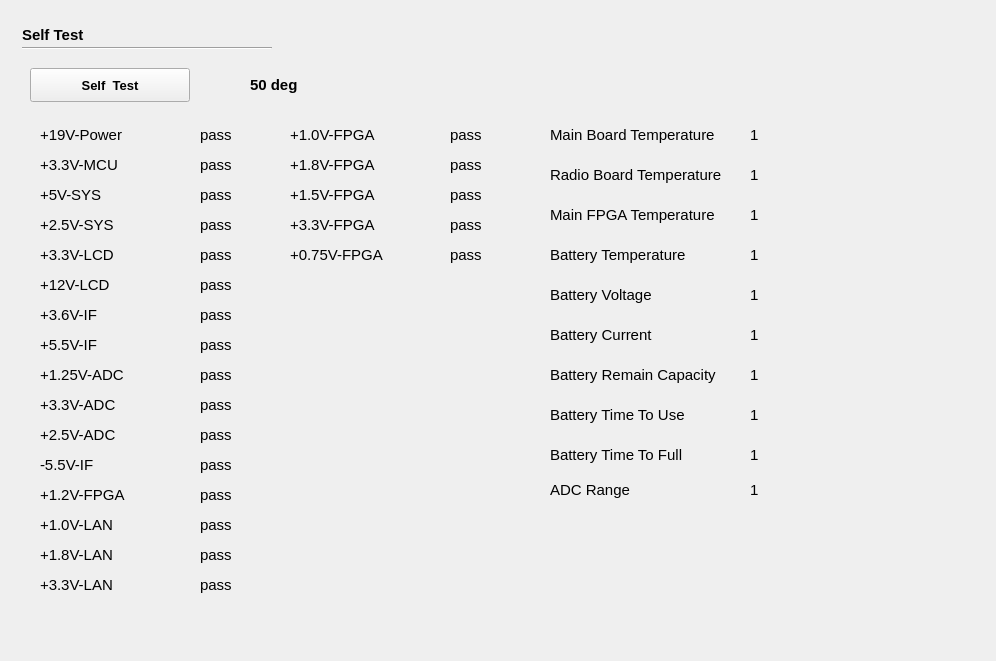
<?xml version="1.0" encoding="UTF-8"?>
<ui version="4.0">
 <class>licemana</class>
 <widget class="QWidget" name="licemana">
  <property name="geometry">
   <rect>
    <x>0</x>
    <y>0</y>
    <width>996</width>
    <height>661</height>
   </rect>
  </property>
  <property name="windowTitle">
   <string>Form</string>
  </property>
  <property name="styleSheet">
   <string notr="true">#licemana[pltdismode=&quot;night&quot;]
{	
background-color: rgba(255, 255, 255,1);
}
#licemana[pltdismode=&quot;indoor&quot;]
{	
background-color:white;
}

</string>
  </property>
  <property name="pltdismode" stdset="0">
   <string>indoor</string>
  </property>
  <widget class="Line" name="line_7">
   <property name="geometry">
    <rect>
     <x>22</x>
     <y>47</y>
     <width>250</width>
     <height>2</height>
    </rect>
   </property>
   <property name="styleSheet">
    <string notr="true">#licemana[pltdismode=&quot;indoor&quot;] #line_7
 {
background-color:rgba(6,62,97,1);	
}
#licemana[pltdismode=&quot;night&quot;] #line_7
 {
background-color:rgba(7,97,116,1);
}</string>
   </property>
   <property name="orientation">
    <enum>Qt::Horizontal</enum>
   </property>
  </widget>
  <widget class="QPushButton" name="pushButton_19">
   <property name="enabled">
    <bool>true</bool>
   </property>
   <property name="geometry">
    <rect>
     <x>30</x>
     <y>68</y>
     <width>160</width>
     <height>34</height>
    </rect>
   </property>
   <property name="font">
    <font>
     <family>Arial</family>
     <pointsize>10</pointsize>
     <weight>75</weight>
     <italic>false</italic>
     <bold>true</bold>
    </font>
   </property>
   <property name="styleSheet">
    <string notr="true">#licemana[pltdismode=&quot;indoor&quot;] QPushButton
{
color: rgb(255, 255, 255);
background-color: rgb(85, 87, 83);
text-align:center;
}
#licemana[pltdismode=&quot;night&quot;] QPushButton
{
color: rgb(250,218,166);
text-align:center;
border-image: url(:/bit/image/click_night.png);
}</string>
   </property>
   <property name="text">
    <string>Self  Test</string>
   </property>
  </widget>
  <widget class="QLabel" name="label_7">
   <property name="geometry">
    <rect>
     <x>22</x>
     <y>26</y>
     <width>91</width>
     <height>17</height>
    </rect>
   </property>
   <property name="font">
    <font>
     <family>Arial</family>
     <pointsize>11</pointsize>
     <weight>75</weight>
     <italic>false</italic>
     <bold>true</bold>
    </font>
   </property>
   <property name="styleSheet">
    <string notr="true">#licemana[pltdismode=&quot;indoor&quot;] QLabel 
 {
color:rgba(6,62,97,1);
	background-color: white;
}
#licemana[pltdismode=&quot;night&quot;] QLabel 
 {
color:rgba(7,97,116,1);
	background-color: black;
}</string>
   </property>
   <property name="text">
    <string>Self Test</string>
   </property>
  </widget>
  <widget class="QLabel" name="label_22">
   <property name="geometry">
    <rect>
     <x>40</x>
     <y>120</y>
     <width>141</width>
     <height>30</height>
    </rect>
   </property>
   <property name="font">
    <font>
     <family>Arial</family>
     <pointsize>-1</pointsize>
    </font>
   </property>
   <property name="styleSheet">
    <string notr="true">#licemana[pltdismode=&quot;indoor&quot;] QLabel
 {
color:rgba(0,0,0,1);	
}
#licemana[pltdismode=&quot;night&quot;] QLabel
 {
color:rgba(250, 218, 166,1);	
}
QLabel
{
font-size:15px;
font-family:&quot;Arial&quot;;
}</string>
   </property>
   <property name="text">
    <string>+19V-Power</string>
   </property>
  </widget>
  <widget class="QLabel" name="label_25">
   <property name="geometry">
    <rect>
     <x>40</x>
     <y>150</y>
     <width>141</width>
     <height>30</height>
    </rect>
   </property>
   <property name="font">
    <font>
     <family>Arial</family>
     <pointsize>-1</pointsize>
    </font>
   </property>
   <property name="styleSheet">
    <string notr="true">#licemana[pltdismode=&quot;indoor&quot;] QLabel
 {
color:rgba(0,0,0,1);	
}
#licemana[pltdismode=&quot;night&quot;] QLabel
 {
color:rgba(250, 218, 166,1);	
}
QLabel
{
font-size:15px;
font-family:&quot;Arial&quot;;
}</string>
   </property>
   <property name="text">
    <string>+3.3V-MCU</string>
   </property>
  </widget>
  <widget class="QLabel" name="label_23">
   <property name="geometry">
    <rect>
     <x>200</x>
     <y>120</y>
     <width>81</width>
     <height>30</height>
    </rect>
   </property>
   <property name="font">
    <font>
     <family>Arial</family>
     <pointsize>-1</pointsize>
    </font>
   </property>
   <property name="styleSheet">
    <string notr="true">#licemana[pltdismode=&quot;indoor&quot;] QLabel
 {
/*color:rgba(0,0,0,1);	*/
color:green;
}
#licemana[pltdismode=&quot;night&quot;] QLabel
 {
color:rgba(250, 218, 166,1);	
}
QLabel
{
font-size:15px;
font-family:&quot;Arial&quot;;
}</string>
   </property>
   <property name="text">
    <string>pass</string>
   </property>
  </widget>
  <widget class="QLabel" name="label_24">
   <property name="geometry">
    <rect>
     <x>200</x>
     <y>150</y>
     <width>81</width>
     <height>30</height>
    </rect>
   </property>
   <property name="font">
    <font>
     <family>Arial</family>
     <pointsize>-1</pointsize>
    </font>
   </property>
   <property name="styleSheet">
    <string notr="true">#licemana[pltdismode=&quot;indoor&quot;] QLabel
 {
color:green;
}
#licemana[pltdismode=&quot;night&quot;] QLabel
 {
color:rgba(250, 218, 166,1);	
}
QLabel
{
font-size:15px;
font-family:&quot;Arial&quot;;
}</string>
   </property>
   <property name="text">
    <string>pass</string>
   </property>
  </widget>
  <widget class="QLabel" name="label_26">
   <property name="geometry">
    <rect>
     <x>200</x>
     <y>180</y>
     <width>81</width>
     <height>30</height>
    </rect>
   </property>
   <property name="font">
    <font>
     <family>Arial</family>
     <pointsize>-1</pointsize>
    </font>
   </property>
   <property name="styleSheet">
    <string notr="true">#licemana[pltdismode=&quot;indoor&quot;] QLabel
 {
color:green;
}
#licemana[pltdismode=&quot;night&quot;] QLabel
 {
color:rgba(250, 218, 166,1);	
}
QLabel
{
font-size:15px;
font-family:&quot;Arial&quot;;
}</string>
   </property>
   <property name="text">
    <string>pass</string>
   </property>
  </widget>
  <widget class="QLabel" name="label_27">
   <property name="geometry">
    <rect>
     <x>40</x>
     <y>180</y>
     <width>141</width>
     <height>30</height>
    </rect>
   </property>
   <property name="font">
    <font>
     <family>Arial</family>
     <pointsize>-1</pointsize>
    </font>
   </property>
   <property name="styleSheet">
    <string notr="true">#licemana[pltdismode=&quot;indoor&quot;] QLabel
 {
color:rgba(0,0,0,1);	
}
#licemana[pltdismode=&quot;night&quot;] QLabel
 {
color:rgba(250, 218, 166,1);	
}
QLabel
{
font-size:15px;
font-family:&quot;Arial&quot;;
}</string>
   </property>
   <property name="text">
    <string>+5V-SYS</string>
   </property>
  </widget>
  <widget class="QLabel" name="label_28">
   <property name="geometry">
    <rect>
     <x>200</x>
     <y>210</y>
     <width>81</width>
     <height>30</height>
    </rect>
   </property>
   <property name="font">
    <font>
     <family>Arial</family>
     <pointsize>-1</pointsize>
    </font>
   </property>
   <property name="styleSheet">
    <string notr="true">#licemana[pltdismode=&quot;indoor&quot;] QLabel
 {
color:green;
}
#licemana[pltdismode=&quot;night&quot;] QLabel
 {
color:rgba(250, 218, 166,1);	
}
QLabel
{
font-size:15px;
font-family:&quot;Arial&quot;;
}</string>
   </property>
   <property name="text">
    <string>pass</string>
   </property>
  </widget>
  <widget class="QLabel" name="label_29">
   <property name="geometry">
    <rect>
     <x>40</x>
     <y>210</y>
     <width>141</width>
     <height>30</height>
    </rect>
   </property>
   <property name="font">
    <font>
     <family>Arial</family>
     <pointsize>-1</pointsize>
    </font>
   </property>
   <property name="styleSheet">
    <string notr="true">#licemana[pltdismode=&quot;indoor&quot;] QLabel
 {
color:rgba(0,0,0,1);	
}
#licemana[pltdismode=&quot;night&quot;] QLabel
 {
color:rgba(250, 218, 166,1);	
}
QLabel
{
font-size:15px;
font-family:&quot;Arial&quot;;
}</string>
   </property>
   <property name="text">
    <string>+2.5V-SYS</string>
   </property>
  </widget>
  <widget class="QLabel" name="label_30">
   <property name="geometry">
    <rect>
     <x>550</x>
     <y>240</y>
     <width>181</width>
     <height>30</height>
    </rect>
   </property>
   <property name="font">
    <font>
     <family>Arial</family>
     <pointsize>-1</pointsize>
    </font>
   </property>
   <property name="styleSheet">
    <string notr="true">#licemana[pltdismode=&quot;indoor&quot;] QLabel
 {
color:rgba(0,0,0,1);	
}
#licemana[pltdismode=&quot;night&quot;] QLabel
 {
color:rgba(250, 218, 166,1);	
}
QLabel
{
font-size:15px;
font-family:&quot;Arial&quot;;
}</string>
   </property>
   <property name="text">
    <string>Battery Temperature</string>
   </property>
  </widget>
  <widget class="QLabel" name="label_31">
   <property name="geometry">
    <rect>
     <x>750</x>
     <y>240</y>
     <width>151</width>
     <height>30</height>
    </rect>
   </property>
   <property name="font">
    <font>
     <family>Arial</family>
     <pointsize>-1</pointsize>
    </font>
   </property>
   <property name="styleSheet">
    <string notr="true">#licemana[pltdismode=&quot;indoor&quot;] QLabel
 {
color:rgba(0,0,0,1);	
}
#licemana[pltdismode=&quot;night&quot;] QLabel
 {
color:rgba(250, 218, 166,1);	
}
QLabel
{
font-size:15px;
font-family:&quot;Arial&quot;;
}</string>
   </property>
   <property name="text">
    <string>1</string>
   </property>
  </widget>
  <widget class="QLabel" name="label_32">
   <property name="geometry">
    <rect>
     <x>550</x>
     <y>200</y>
     <width>191</width>
     <height>30</height>
    </rect>
   </property>
   <property name="font">
    <font>
     <family>Arial</family>
     <pointsize>-1</pointsize>
    </font>
   </property>
   <property name="styleSheet">
    <string notr="true">#licemana[pltdismode=&quot;indoor&quot;] QLabel
 {
color:rgba(0,0,0,1);	
}
#licemana[pltdismode=&quot;night&quot;] QLabel
 {
color:rgba(250, 218, 166,1);	
}
QLabel
{
font-size:15px;
font-family:&quot;Arial&quot;;
}</string>
   </property>
   <property name="text">
    <string>Main FPGA Temperature</string>
   </property>
  </widget>
  <widget class="QLabel" name="label_33">
   <property name="geometry">
    <rect>
     <x>750</x>
     <y>200</y>
     <width>131</width>
     <height>30</height>
    </rect>
   </property>
   <property name="font">
    <font>
     <family>Arial</family>
     <pointsize>-1</pointsize>
    </font>
   </property>
   <property name="styleSheet">
    <string notr="true">#licemana[pltdismode=&quot;indoor&quot;] QLabel
 {
color:rgba(0,0,0,1);	
}
#licemana[pltdismode=&quot;night&quot;] QLabel
 {
color:rgba(250, 218, 166,1);	
}
QLabel
{
font-size:15px;
font-family:&quot;Arial&quot;;
}</string>
   </property>
   <property name="text">
    <string>1</string>
   </property>
  </widget>
  <widget class="QLabel" name="label_34">
   <property name="geometry">
    <rect>
     <x>550</x>
     <y>160</y>
     <width>201</width>
     <height>30</height>
    </rect>
   </property>
   <property name="font">
    <font>
     <family>Arial</family>
     <pointsize>-1</pointsize>
    </font>
   </property>
   <property name="styleSheet">
    <string notr="true">#licemana[pltdismode=&quot;indoor&quot;] QLabel
 {
color:rgba(0,0,0,1);	
}
#licemana[pltdismode=&quot;night&quot;] QLabel
 {
color:rgba(250, 218, 166,1);	
}
QLabel
{
font-size:15px;
font-family:&quot;Arial&quot;;
}</string>
   </property>
   <property name="text">
    <string>Radio Board Temperature</string>
   </property>
  </widget>
  <widget class="QLabel" name="label_35">
   <property name="geometry">
    <rect>
     <x>750</x>
     <y>160</y>
     <width>131</width>
     <height>30</height>
    </rect>
   </property>
   <property name="font">
    <font>
     <family>Arial</family>
     <pointsize>-1</pointsize>
    </font>
   </property>
   <property name="styleSheet">
    <string notr="true">#licemana[pltdismode=&quot;indoor&quot;] QLabel
 {
color:rgba(0,0,0,1);	
}
#licemana[pltdismode=&quot;night&quot;] QLabel
 {
color:rgba(250, 218, 166,1);	
}
QLabel
{
font-size:15px;
font-family:&quot;Arial&quot;;
}</string>
   </property>
   <property name="text">
    <string>1</string>
   </property>
  </widget>
  <widget class="QLabel" name="label_36">
   <property name="geometry">
    <rect>
     <x>550</x>
     <y>120</y>
     <width>191</width>
     <height>30</height>
    </rect>
   </property>
   <property name="font">
    <font>
     <family>Arial</family>
     <pointsize>-1</pointsize>
    </font>
   </property>
   <property name="styleSheet">
    <string notr="true">#licemana[pltdismode=&quot;indoor&quot;] QLabel
 {
color:rgba(0,0,0,1);	
}
#licemana[pltdismode=&quot;night&quot;] QLabel
 {
color:rgba(250, 218, 166,1);	
}
QLabel
{
font-size:15px;
font-family:&quot;Arial&quot;;
}</string>
   </property>
   <property name="text">
    <string>Main Board Temperature</string>
   </property>
  </widget>
  <widget class="QLabel" name="label_37">
   <property name="geometry">
    <rect>
     <x>750</x>
     <y>120</y>
     <width>131</width>
     <height>30</height>
    </rect>
   </property>
   <property name="font">
    <font>
     <family>Arial</family>
     <pointsize>-1</pointsize>
    </font>
   </property>
   <property name="styleSheet">
    <string notr="true">#licemana[pltdismode=&quot;indoor&quot;] QLabel
 {
color:rgba(0,0,0,1);	
}
#licemana[pltdismode=&quot;night&quot;] QLabel
 {
color:rgba(250, 218, 166,1);	
}
QLabel
{
font-size:15px;
font-family:&quot;Arial&quot;;
}</string>
   </property>
   <property name="text">
    <string>1</string>
   </property>
  </widget>
  <widget class="QLabel" name="label_38">
   <property name="geometry">
    <rect>
     <x>750</x>
     <y>280</y>
     <width>151</width>
     <height>30</height>
    </rect>
   </property>
   <property name="font">
    <font>
     <family>Arial</family>
     <pointsize>-1</pointsize>
    </font>
   </property>
   <property name="styleSheet">
    <string notr="true">#licemana[pltdismode=&quot;indoor&quot;] QLabel
 {
color:rgba(0,0,0,1);	
}
#licemana[pltdismode=&quot;night&quot;] QLabel
 {
color:rgba(250, 218, 166,1);	
}
QLabel
{
font-size:15px;
font-family:&quot;Arial&quot;;
}</string>
   </property>
   <property name="text">
    <string>1</string>
   </property>
  </widget>
  <widget class="QLabel" name="label_39">
   <property name="geometry">
    <rect>
     <x>550</x>
     <y>280</y>
     <width>191</width>
     <height>30</height>
    </rect>
   </property>
   <property name="font">
    <font>
     <family>Arial</family>
     <pointsize>-1</pointsize>
    </font>
   </property>
   <property name="styleSheet">
    <string notr="true">#licemana[pltdismode=&quot;indoor&quot;] QLabel
 {
color:rgba(0,0,0,1);	
}
#licemana[pltdismode=&quot;night&quot;] QLabel
 {
color:rgba(250, 218, 166,1);	
}
QLabel
{
font-size:15px;
font-family:&quot;Arial&quot;;
}</string>
   </property>
   <property name="text">
    <string>Battery Voltage</string>
   </property>
  </widget>
  <widget class="QLabel" name="label_40">
   <property name="geometry">
    <rect>
     <x>550</x>
     <y>320</y>
     <width>191</width>
     <height>30</height>
    </rect>
   </property>
   <property name="font">
    <font>
     <family>Arial</family>
     <pointsize>-1</pointsize>
    </font>
   </property>
   <property name="styleSheet">
    <string notr="true">#licemana[pltdismode=&quot;indoor&quot;] QLabel
 {
color:rgba(0,0,0,1);	
}
#licemana[pltdismode=&quot;night&quot;] QLabel
 {
color:rgba(250, 218, 166,1);	
}
QLabel
{
font-size:15px;
font-family:&quot;Arial&quot;;
}</string>
   </property>
   <property name="text">
    <string>Battery Current</string>
   </property>
  </widget>
  <widget class="QLabel" name="label_41">
   <property name="geometry">
    <rect>
     <x>750</x>
     <y>320</y>
     <width>131</width>
     <height>30</height>
    </rect>
   </property>
   <property name="font">
    <font>
     <family>Arial</family>
     <pointsize>-1</pointsize>
    </font>
   </property>
   <property name="styleSheet">
    <string notr="true">#licemana[pltdismode=&quot;indoor&quot;] QLabel
 {
color:rgba(0,0,0,1);	
}
#licemana[pltdismode=&quot;night&quot;] QLabel
 {
color:rgba(250, 218, 166,1);	
}
QLabel
{
font-size:15px;
font-family:&quot;Arial&quot;;
}</string>
   </property>
   <property name="text">
    <string>1</string>
   </property>
  </widget>
  <widget class="QLabel" name="label_42">
   <property name="geometry">
    <rect>
     <x>550</x>
     <y>360</y>
     <width>191</width>
     <height>30</height>
    </rect>
   </property>
   <property name="font">
    <font>
     <family>Arial</family>
     <pointsize>-1</pointsize>
    </font>
   </property>
   <property name="styleSheet">
    <string notr="true">#licemana[pltdismode=&quot;indoor&quot;] QLabel
 {
color:rgba(0,0,0,1);	
}
#licemana[pltdismode=&quot;night&quot;] QLabel
 {
color:rgba(250, 218, 166,1);	
}
QLabel
{
font-size:15px;
font-family:&quot;Arial&quot;;
}</string>
   </property>
   <property name="text">
    <string>Battery Remain Capacity</string>
   </property>
  </widget>
  <widget class="QLabel" name="label_43">
   <property name="geometry">
    <rect>
     <x>750</x>
     <y>360</y>
     <width>121</width>
     <height>30</height>
    </rect>
   </property>
   <property name="font">
    <font>
     <family>Arial</family>
     <pointsize>-1</pointsize>
    </font>
   </property>
   <property name="styleSheet">
    <string notr="true">#licemana[pltdismode=&quot;indoor&quot;] QLabel
 {
color:rgba(0,0,0,1);	
}
#licemana[pltdismode=&quot;night&quot;] QLabel
 {
color:rgba(250, 218, 166,1);	
}
QLabel
{
font-size:15px;
font-family:&quot;Arial&quot;;
}</string>
   </property>
   <property name="text">
    <string>1</string>
   </property>
  </widget>
  <widget class="QLabel" name="label_44">
   <property name="geometry">
    <rect>
     <x>550</x>
     <y>400</y>
     <width>191</width>
     <height>30</height>
    </rect>
   </property>
   <property name="font">
    <font>
     <family>Arial</family>
     <pointsize>-1</pointsize>
    </font>
   </property>
   <property name="styleSheet">
    <string notr="true">#licemana[pltdismode=&quot;indoor&quot;] QLabel
 {
color:rgba(0,0,0,1);	
}
#licemana[pltdismode=&quot;night&quot;] QLabel
 {
color:rgba(250, 218, 166,1);	
}
QLabel
{
font-size:15px;
font-family:&quot;Arial&quot;;
}</string>
   </property>
   <property name="text">
    <string>Battery Time To Use</string>
   </property>
  </widget>
  <widget class="QLabel" name="label_45">
   <property name="geometry">
    <rect>
     <x>750</x>
     <y>400</y>
     <width>151</width>
     <height>30</height>
    </rect>
   </property>
   <property name="font">
    <font>
     <family>Arial</family>
     <pointsize>-1</pointsize>
    </font>
   </property>
   <property name="styleSheet">
    <string notr="true">#licemana[pltdismode=&quot;indoor&quot;] QLabel
 {
color:rgba(0,0,0,1);	
}
#licemana[pltdismode=&quot;night&quot;] QLabel
 {
color:rgba(250, 218, 166,1);	
}
QLabel
{
font-size:15px;
font-family:&quot;Arial&quot;;
}</string>
   </property>
   <property name="text">
    <string>1</string>
   </property>
  </widget>
  <widget class="QLabel" name="label_46">
   <property name="geometry">
    <rect>
     <x>550</x>
     <y>440</y>
     <width>191</width>
     <height>30</height>
    </rect>
   </property>
   <property name="font">
    <font>
     <family>Arial</family>
     <pointsize>-1</pointsize>
    </font>
   </property>
   <property name="styleSheet">
    <string notr="true">#licemana[pltdismode=&quot;indoor&quot;] QLabel
 {
color:rgba(0,0,0,1);	
}
#licemana[pltdismode=&quot;night&quot;] QLabel
 {
color:rgba(250, 218, 166,1);	
}
QLabel
{
font-size:15px;
font-family:&quot;Arial&quot;;
}</string>
   </property>
   <property name="text">
    <string>Battery Time To Full</string>
   </property>
  </widget>
  <widget class="QLabel" name="label_47">
   <property name="geometry">
    <rect>
     <x>750</x>
     <y>440</y>
     <width>151</width>
     <height>30</height>
    </rect>
   </property>
   <property name="font">
    <font>
     <family>Arial</family>
     <pointsize>-1</pointsize>
    </font>
   </property>
   <property name="styleSheet">
    <string notr="true">#licemana[pltdismode=&quot;indoor&quot;] QLabel
 {
color:rgba(0,0,0,1);	
}
#licemana[pltdismode=&quot;night&quot;] QLabel
 {
color:rgba(250, 218, 166,1);	
}
QLabel
{
font-size:15px;
font-family:&quot;Arial&quot;;
}</string>
   </property>
   <property name="text">
    <string>1</string>
   </property>
  </widget>
  <widget class="QLabel" name="label_48">
   <property name="geometry">
    <rect>
     <x>40</x>
     <y>270</y>
     <width>141</width>
     <height>30</height>
    </rect>
   </property>
   <property name="font">
    <font>
     <family>Arial</family>
     <pointsize>-1</pointsize>
    </font>
   </property>
   <property name="styleSheet">
    <string notr="true">#licemana[pltdismode=&quot;indoor&quot;] QLabel
 {
color:rgba(0,0,0,1);	
}
#licemana[pltdismode=&quot;night&quot;] QLabel
 {
color:rgba(250, 218, 166,1);	
}
QLabel
{
font-size:15px;
font-family:&quot;Arial&quot;;
}</string>
   </property>
   <property name="text">
    <string>+12V-LCD</string>
   </property>
  </widget>
  <widget class="QLabel" name="label_49">
   <property name="geometry">
    <rect>
     <x>200</x>
     <y>240</y>
     <width>81</width>
     <height>30</height>
    </rect>
   </property>
   <property name="font">
    <font>
     <family>Arial</family>
     <pointsize>-1</pointsize>
    </font>
   </property>
   <property name="styleSheet">
    <string notr="true">#licemana[pltdismode=&quot;indoor&quot;] QLabel
 {
color:green;
}
#licemana[pltdismode=&quot;night&quot;] QLabel
 {
color:rgba(250, 218, 166,1);	
}
QLabel
{
font-size:15px;
font-family:&quot;Arial&quot;;
}</string>
   </property>
   <property name="text">
    <string>pass</string>
   </property>
  </widget>
  <widget class="QLabel" name="label_50">
   <property name="geometry">
    <rect>
     <x>40</x>
     <y>300</y>
     <width>141</width>
     <height>30</height>
    </rect>
   </property>
   <property name="font">
    <font>
     <family>Arial</family>
     <pointsize>-1</pointsize>
    </font>
   </property>
   <property name="styleSheet">
    <string notr="true">#licemana[pltdismode=&quot;indoor&quot;] QLabel
 {
color:rgba(0,0,0,1);	
}
#licemana[pltdismode=&quot;night&quot;] QLabel
 {
color:rgba(250, 218, 166,1);	
}
QLabel
{
font-size:15px;
font-family:&quot;Arial&quot;;
}</string>
   </property>
   <property name="text">
    <string>+3.6V-IF</string>
   </property>
  </widget>
  <widget class="QLabel" name="label_51">
   <property name="geometry">
    <rect>
     <x>200</x>
     <y>330</y>
     <width>81</width>
     <height>30</height>
    </rect>
   </property>
   <property name="font">
    <font>
     <family>Arial</family>
     <pointsize>-1</pointsize>
    </font>
   </property>
   <property name="styleSheet">
    <string notr="true">#licemana[pltdismode=&quot;indoor&quot;] QLabel
 {
color:green;
}
#licemana[pltdismode=&quot;night&quot;] QLabel
 {
color:rgba(250, 218, 166,1);	
}
QLabel
{
font-size:15px;
font-family:&quot;Arial&quot;;
}</string>
   </property>
   <property name="text">
    <string>pass</string>
   </property>
  </widget>
  <widget class="QLabel" name="label_52">
   <property name="geometry">
    <rect>
     <x>40</x>
     <y>240</y>
     <width>141</width>
     <height>30</height>
    </rect>
   </property>
   <property name="font">
    <font>
     <family>Arial</family>
     <pointsize>-1</pointsize>
    </font>
   </property>
   <property name="styleSheet">
    <string notr="true">#licemana[pltdismode=&quot;indoor&quot;] QLabel
 {
color:rgba(0,0,0,1);	
}
#licemana[pltdismode=&quot;night&quot;] QLabel
 {
color:rgba(250, 218, 166,1);	
}
QLabel
{
font-size:15px;
font-family:&quot;Arial&quot;;
}</string>
   </property>
   <property name="text">
    <string>+3.3V-LCD</string>
   </property>
  </widget>
  <widget class="QLabel" name="label_53">
   <property name="geometry">
    <rect>
     <x>200</x>
     <y>300</y>
     <width>81</width>
     <height>30</height>
    </rect>
   </property>
   <property name="font">
    <font>
     <family>Arial</family>
     <pointsize>-1</pointsize>
    </font>
   </property>
   <property name="styleSheet">
    <string notr="true">#licemana[pltdismode=&quot;indoor&quot;] QLabel
 {
color:green;
}
#licemana[pltdismode=&quot;night&quot;] QLabel
 {
color:rgba(250, 218, 166,1);	
}
QLabel
{
font-size:15px;
font-family:&quot;Arial&quot;;
}</string>
   </property>
   <property name="text">
    <string>pass</string>
   </property>
  </widget>
  <widget class="QLabel" name="label_54">
   <property name="geometry">
    <rect>
     <x>200</x>
     <y>270</y>
     <width>81</width>
     <height>30</height>
    </rect>
   </property>
   <property name="font">
    <font>
     <family>Arial</family>
     <pointsize>-1</pointsize>
    </font>
   </property>
   <property name="styleSheet">
    <string notr="true">#licemana[pltdismode=&quot;indoor&quot;] QLabel
 {
color:green;
}
#licemana[pltdismode=&quot;night&quot;] QLabel
 {
color:rgba(250, 218, 166,1);	
}
QLabel
{
font-size:15px;
font-family:&quot;Arial&quot;;
}</string>
   </property>
   <property name="text">
    <string>pass</string>
   </property>
  </widget>
  <widget class="QLabel" name="label_55">
   <property name="geometry">
    <rect>
     <x>40</x>
     <y>330</y>
     <width>141</width>
     <height>30</height>
    </rect>
   </property>
   <property name="font">
    <font>
     <family>Arial</family>
     <pointsize>-1</pointsize>
    </font>
   </property>
   <property name="styleSheet">
    <string notr="true">#licemana[pltdismode=&quot;indoor&quot;] QLabel
 {
color:rgba(0,0,0,1);	
}
#licemana[pltdismode=&quot;night&quot;] QLabel
 {
color:rgba(250, 218, 166,1);	
}
QLabel
{
font-size:15px;
font-family:&quot;Arial&quot;;
}</string>
   </property>
   <property name="text">
    <string>+5.5V-IF</string>
   </property>
  </widget>
  <widget class="QLabel" name="label_56">
   <property name="geometry">
    <rect>
     <x>40</x>
     <y>390</y>
     <width>141</width>
     <height>30</height>
    </rect>
   </property>
   <property name="font">
    <font>
     <family>Arial</family>
     <pointsize>-1</pointsize>
    </font>
   </property>
   <property name="styleSheet">
    <string notr="true">#licemana[pltdismode=&quot;indoor&quot;] QLabel
 {
color:rgba(0,0,0,1);	
}
#licemana[pltdismode=&quot;night&quot;] QLabel
 {
color:rgba(250, 218, 166,1);	
}
QLabel
{
font-size:15px;
font-family:&quot;Arial&quot;;
}</string>
   </property>
   <property name="text">
    <string>+3.3V-ADC</string>
   </property>
  </widget>
  <widget class="QLabel" name="label_57">
   <property name="geometry">
    <rect>
     <x>200</x>
     <y>360</y>
     <width>81</width>
     <height>30</height>
    </rect>
   </property>
   <property name="font">
    <font>
     <family>Arial</family>
     <pointsize>-1</pointsize>
    </font>
   </property>
   <property name="styleSheet">
    <string notr="true">#licemana[pltdismode=&quot;indoor&quot;] QLabel
 {
color:green;
}
#licemana[pltdismode=&quot;night&quot;] QLabel
 {
color:rgba(250, 218, 166,1);	
}
QLabel
{
font-size:15px;
font-family:&quot;Arial&quot;;
}</string>
   </property>
   <property name="text">
    <string>pass</string>
   </property>
  </widget>
  <widget class="QLabel" name="label_58">
   <property name="geometry">
    <rect>
     <x>40</x>
     <y>420</y>
     <width>141</width>
     <height>30</height>
    </rect>
   </property>
   <property name="font">
    <font>
     <family>Arial</family>
     <pointsize>-1</pointsize>
    </font>
   </property>
   <property name="styleSheet">
    <string notr="true">#licemana[pltdismode=&quot;indoor&quot;] QLabel
 {
color:rgba(0,0,0,1);	
}
#licemana[pltdismode=&quot;night&quot;] QLabel
 {
color:rgba(250, 218, 166,1);	
}
QLabel
{
font-size:15px;
font-family:&quot;Arial&quot;;
}</string>
   </property>
   <property name="text">
    <string>+2.5V-ADC</string>
   </property>
  </widget>
  <widget class="QLabel" name="label_61">
   <property name="geometry">
    <rect>
     <x>290</x>
     <y>150</y>
     <width>141</width>
     <height>30</height>
    </rect>
   </property>
   <property name="font">
    <font>
     <family>Arial</family>
     <pointsize>-1</pointsize>
    </font>
   </property>
   <property name="styleSheet">
    <string notr="true">#licemana[pltdismode=&quot;indoor&quot;] QLabel
 {
color:rgba(0,0,0,1);	
}
#licemana[pltdismode=&quot;night&quot;] QLabel
 {
color:rgba(250, 218, 166,1);	
}
QLabel
{
font-size:15px;
font-family:&quot;Arial&quot;;
}</string>
   </property>
   <property name="text">
    <string>+1.8V-FPGA</string>
   </property>
  </widget>
  <widget class="QLabel" name="label_62">
   <property name="geometry">
    <rect>
     <x>200</x>
     <y>450</y>
     <width>81</width>
     <height>30</height>
    </rect>
   </property>
   <property name="font">
    <font>
     <family>Arial</family>
     <pointsize>-1</pointsize>
    </font>
   </property>
   <property name="styleSheet">
    <string notr="true">#licemana[pltdismode=&quot;indoor&quot;] QLabel
 {
color:green;
}
#licemana[pltdismode=&quot;night&quot;] QLabel
 {
color:rgba(250, 218, 166,1);	
}
QLabel
{
font-size:15px;
font-family:&quot;Arial&quot;;
}</string>
   </property>
   <property name="text">
    <string>pass</string>
   </property>
  </widget>
  <widget class="QLabel" name="label_63">
   <property name="geometry">
    <rect>
     <x>450</x>
     <y>120</y>
     <width>81</width>
     <height>30</height>
    </rect>
   </property>
   <property name="font">
    <font>
     <family>Arial</family>
     <pointsize>-1</pointsize>
    </font>
   </property>
   <property name="styleSheet">
    <string notr="true">#licemana[pltdismode=&quot;indoor&quot;] QLabel
 {
color:green;
}
#licemana[pltdismode=&quot;night&quot;] QLabel
 {
color:rgba(250, 218, 166,1);	
}
QLabel
{
font-size:15px;
font-family:&quot;Arial&quot;;
}</string>
   </property>
   <property name="text">
    <string>pass</string>
   </property>
  </widget>
  <widget class="QLabel" name="label_64">
   <property name="geometry">
    <rect>
     <x>40</x>
     <y>360</y>
     <width>141</width>
     <height>30</height>
    </rect>
   </property>
   <property name="font">
    <font>
     <family>Arial</family>
     <pointsize>-1</pointsize>
    </font>
   </property>
   <property name="styleSheet">
    <string notr="true">#licemana[pltdismode=&quot;indoor&quot;] QLabel
 {
color:rgba(0,0,0,1);	
}
#licemana[pltdismode=&quot;night&quot;] QLabel
 {
color:rgba(250, 218, 166,1);	
}
QLabel
{
font-size:15px;
font-family:&quot;Arial&quot;;
}</string>
   </property>
   <property name="text">
    <string>+1.25V-ADC</string>
   </property>
  </widget>
  <widget class="QLabel" name="label_66">
   <property name="geometry">
    <rect>
     <x>200</x>
     <y>420</y>
     <width>81</width>
     <height>30</height>
    </rect>
   </property>
   <property name="font">
    <font>
     <family>Arial</family>
     <pointsize>-1</pointsize>
    </font>
   </property>
   <property name="styleSheet">
    <string notr="true">#licemana[pltdismode=&quot;indoor&quot;] QLabel
 {
color:green;
}
#licemana[pltdismode=&quot;night&quot;] QLabel
 {
color:rgba(250, 218, 166,1);	
}
QLabel
{
font-size:15px;
font-family:&quot;Arial&quot;;
}</string>
   </property>
   <property name="text">
    <string>pass</string>
   </property>
  </widget>
  <widget class="QLabel" name="label_68">
   <property name="geometry">
    <rect>
     <x>290</x>
     <y>120</y>
     <width>141</width>
     <height>30</height>
    </rect>
   </property>
   <property name="font">
    <font>
     <family>Arial</family>
     <pointsize>-1</pointsize>
    </font>
   </property>
   <property name="styleSheet">
    <string notr="true">#licemana[pltdismode=&quot;indoor&quot;] QLabel
 {
color:rgba(0,0,0,1);	
}
#licemana[pltdismode=&quot;night&quot;] QLabel
 {
color:rgba(250, 218, 166,1);	
}
QLabel
{
font-size:15px;
font-family:&quot;Arial&quot;;
}</string>
   </property>
   <property name="text">
    <string>+1.0V-FPGA</string>
   </property>
  </widget>
  <widget class="QLabel" name="label_69">
   <property name="geometry">
    <rect>
     <x>450</x>
     <y>150</y>
     <width>81</width>
     <height>30</height>
    </rect>
   </property>
   <property name="font">
    <font>
     <family>Arial</family>
     <pointsize>-1</pointsize>
    </font>
   </property>
   <property name="styleSheet">
    <string notr="true">#licemana[pltdismode=&quot;indoor&quot;] QLabel
 {
color:green;
}
#licemana[pltdismode=&quot;night&quot;] QLabel
 {
color:rgba(250, 218, 166,1);	
}
QLabel
{
font-size:15px;
font-family:&quot;Arial&quot;;
}</string>
   </property>
   <property name="text">
    <string>pass</string>
   </property>
  </widget>
  <widget class="QLabel" name="label_70">
   <property name="geometry">
    <rect>
     <x>200</x>
     <y>390</y>
     <width>81</width>
     <height>30</height>
    </rect>
   </property>
   <property name="font">
    <font>
     <family>Arial</family>
     <pointsize>-1</pointsize>
    </font>
   </property>
   <property name="styleSheet">
    <string notr="true">#licemana[pltdismode=&quot;indoor&quot;] QLabel
 {
color:green;	
}
#licemana[pltdismode=&quot;night&quot;] QLabel
 {
color:rgba(250, 218, 166,1);	
}
QLabel
{
font-size:15px;
font-family:&quot;Arial&quot;;
}</string>
   </property>
   <property name="text">
    <string>pass</string>
   </property>
  </widget>
  <widget class="QLabel" name="label_71">
   <property name="geometry">
    <rect>
     <x>40</x>
     <y>450</y>
     <width>141</width>
     <height>30</height>
    </rect>
   </property>
   <property name="font">
    <font>
     <family>Arial</family>
     <pointsize>-1</pointsize>
    </font>
   </property>
   <property name="styleSheet">
    <string notr="true">#licemana[pltdismode=&quot;indoor&quot;] QLabel
 {
color:rgba(0,0,0,1);	
}
#licemana[pltdismode=&quot;night&quot;] QLabel
 {
color:rgba(250, 218, 166,1);	
}
QLabel
{
font-size:15px;
font-family:&quot;Arial&quot;;
}</string>
   </property>
   <property name="text">
    <string>-5.5V-IF</string>
   </property>
  </widget>
  <widget class="QLabel" name="label_59">
   <property name="geometry">
    <rect>
     <x>200</x>
     <y>570</y>
     <width>81</width>
     <height>30</height>
    </rect>
   </property>
   <property name="font">
    <font>
     <family>Arial</family>
     <pointsize>-1</pointsize>
    </font>
   </property>
   <property name="styleSheet">
    <string notr="true">#licemana[pltdismode=&quot;indoor&quot;] QLabel
 {
color:green;
}
#licemana[pltdismode=&quot;night&quot;] QLabel
 {
color:rgba(250, 218, 166,1);	
}
QLabel
{
font-size:15px;
font-family:&quot;Arial&quot;;
}</string>
   </property>
   <property name="text">
    <string>pass</string>
   </property>
  </widget>
  <widget class="QLabel" name="label_60">
   <property name="geometry">
    <rect>
     <x>450</x>
     <y>240</y>
     <width>81</width>
     <height>30</height>
    </rect>
   </property>
   <property name="font">
    <font>
     <family>Arial</family>
     <pointsize>-1</pointsize>
    </font>
   </property>
   <property name="styleSheet">
    <string notr="true">#licemana[pltdismode=&quot;indoor&quot;] QLabel
 {
color:green;
}
#licemana[pltdismode=&quot;night&quot;] QLabel
 {
color:rgba(250, 218, 166,1);	
}
QLabel
{
font-size:15px;
font-family:&quot;Arial&quot;;
}</string>
   </property>
   <property name="text">
    <string>pass</string>
   </property>
  </widget>
  <widget class="QLabel" name="label_67">
   <property name="geometry">
    <rect>
     <x>40</x>
     <y>570</y>
     <width>141</width>
     <height>30</height>
    </rect>
   </property>
   <property name="font">
    <font>
     <family>Arial</family>
     <pointsize>-1</pointsize>
    </font>
   </property>
   <property name="styleSheet">
    <string notr="true">#licemana[pltdismode=&quot;indoor&quot;] QLabel
 {
color:rgba(0,0,0,1);	
}
#licemana[pltdismode=&quot;night&quot;] QLabel
 {
color:rgba(250, 218, 166,1);	
}
QLabel
{
font-size:15px;
font-family:&quot;Arial&quot;;
}</string>
   </property>
   <property name="text">
    <string>+3.3V-LAN</string>
   </property>
  </widget>
  <widget class="QLabel" name="label_73">
   <property name="geometry">
    <rect>
     <x>290</x>
     <y>210</y>
     <width>141</width>
     <height>30</height>
    </rect>
   </property>
   <property name="font">
    <font>
     <family>Arial</family>
     <pointsize>-1</pointsize>
    </font>
   </property>
   <property name="styleSheet">
    <string notr="true">#licemana[pltdismode=&quot;indoor&quot;] QLabel
 {
color:rgba(0,0,0,1);	
}
#licemana[pltdismode=&quot;night&quot;] QLabel
 {
color:rgba(250, 218, 166,1);	
}
QLabel
{
font-size:15px;
font-family:&quot;Arial&quot;;
}</string>
   </property>
   <property name="text">
    <string>+3.3V-FPGA</string>
   </property>
  </widget>
  <widget class="QLabel" name="label_74">
   <property name="geometry">
    <rect>
     <x>290</x>
     <y>180</y>
     <width>141</width>
     <height>30</height>
    </rect>
   </property>
   <property name="font">
    <font>
     <family>Arial</family>
     <pointsize>-1</pointsize>
    </font>
   </property>
   <property name="styleSheet">
    <string notr="true">#licemana[pltdismode=&quot;indoor&quot;] QLabel
 {
color:rgba(0,0,0,1);	
}
#licemana[pltdismode=&quot;night&quot;] QLabel
 {
color:rgba(250, 218, 166,1);	
}
QLabel
{
font-size:15px;
font-family:&quot;Arial&quot;;
}</string>
   </property>
   <property name="text">
    <string>+1.5V-FPGA</string>
   </property>
  </widget>
  <widget class="QLabel" name="label_75">
   <property name="geometry">
    <rect>
     <x>290</x>
     <y>240</y>
     <width>141</width>
     <height>30</height>
    </rect>
   </property>
   <property name="font">
    <font>
     <family>Arial</family>
     <pointsize>-1</pointsize>
    </font>
   </property>
   <property name="styleSheet">
    <string notr="true">#licemana[pltdismode=&quot;indoor&quot;] QLabel
 {
color:rgba(0,0,0,1);	
}
#licemana[pltdismode=&quot;night&quot;] QLabel
 {
color:rgba(250, 218, 166,1);	
}
QLabel
{
font-size:15px;
font-family:&quot;Arial&quot;;
}</string>
   </property>
   <property name="text">
    <string>+0.75V-FPGA</string>
   </property>
  </widget>
  <widget class="QLabel" name="label_76">
   <property name="geometry">
    <rect>
     <x>40</x>
     <y>480</y>
     <width>141</width>
     <height>30</height>
    </rect>
   </property>
   <property name="font">
    <font>
     <family>Arial</family>
     <pointsize>-1</pointsize>
    </font>
   </property>
   <property name="styleSheet">
    <string notr="true">#licemana[pltdismode=&quot;indoor&quot;] QLabel
 {
color:rgba(0,0,0,1);	
}
#licemana[pltdismode=&quot;night&quot;] QLabel
 {
color:rgba(250, 218, 166,1);	
}
QLabel
{
font-size:15px;
font-family:&quot;Arial&quot;;
}</string>
   </property>
   <property name="text">
    <string>+1.2V-FPGA</string>
   </property>
  </widget>
  <widget class="QLabel" name="label_77">
   <property name="geometry">
    <rect>
     <x>450</x>
     <y>180</y>
     <width>81</width>
     <height>30</height>
    </rect>
   </property>
   <property name="font">
    <font>
     <family>Arial</family>
     <pointsize>-1</pointsize>
    </font>
   </property>
   <property name="styleSheet">
    <string notr="true">#licemana[pltdismode=&quot;indoor&quot;] QLabel
 {
color:green;
}
#licemana[pltdismode=&quot;night&quot;] QLabel
 {
color:rgba(250, 218, 166,1);	
}
QLabel
{
font-size:15px;
font-family:&quot;Arial&quot;;
}</string>
   </property>
   <property name="text">
    <string>pass</string>
   </property>
  </widget>
  <widget class="QLabel" name="label_79">
   <property name="geometry">
    <rect>
     <x>200</x>
     <y>540</y>
     <width>81</width>
     <height>30</height>
    </rect>
   </property>
   <property name="font">
    <font>
     <family>Arial</family>
     <pointsize>-1</pointsize>
    </font>
   </property>
   <property name="styleSheet">
    <string notr="true">#licemana[pltdismode=&quot;indoor&quot;] QLabel
 {
color:green;
}
#licemana[pltdismode=&quot;night&quot;] QLabel
 {
color:rgba(250, 218, 166,1);	
}
QLabel
{
font-size:15px;
font-family:&quot;Arial&quot;;
}</string>
   </property>
   <property name="text">
    <string>pass</string>
   </property>
  </widget>
  <widget class="QLabel" name="label_80">
   <property name="geometry">
    <rect>
     <x>450</x>
     <y>210</y>
     <width>81</width>
     <height>30</height>
    </rect>
   </property>
   <property name="font">
    <font>
     <family>Arial</family>
     <pointsize>-1</pointsize>
    </font>
   </property>
   <property name="styleSheet">
    <string notr="true">#licemana[pltdismode=&quot;indoor&quot;] QLabel
 {
color:green;
}
#licemana[pltdismode=&quot;night&quot;] QLabel
 {
color:rgba(250, 218, 166,1);	
}
QLabel
{
font-size:15px;
font-family:&quot;Arial&quot;;
}</string>
   </property>
   <property name="text">
    <string>pass</string>
   </property>
  </widget>
  <widget class="QLabel" name="label_81">
   <property name="geometry">
    <rect>
     <x>200</x>
     <y>480</y>
     <width>81</width>
     <height>30</height>
    </rect>
   </property>
   <property name="font">
    <font>
     <family>Arial</family>
     <pointsize>-1</pointsize>
    </font>
   </property>
   <property name="styleSheet">
    <string notr="true">#licemana[pltdismode=&quot;indoor&quot;] QLabel
 {
color:green;
}
#licemana[pltdismode=&quot;night&quot;] QLabel
 {
color:rgba(250, 218, 166,1);	
}
QLabel
{
font-size:15px;
font-family:&quot;Arial&quot;;
}</string>
   </property>
   <property name="text">
    <string>pass</string>
   </property>
  </widget>
  <widget class="QLabel" name="label_86">
   <property name="geometry">
    <rect>
     <x>40</x>
     <y>540</y>
     <width>141</width>
     <height>30</height>
    </rect>
   </property>
   <property name="font">
    <font>
     <family>Arial</family>
     <pointsize>-1</pointsize>
    </font>
   </property>
   <property name="styleSheet">
    <string notr="true">#licemana[pltdismode=&quot;indoor&quot;] QLabel
 {
color:rgba(0,0,0,1);	
}
#licemana[pltdismode=&quot;night&quot;] QLabel
 {
color:rgba(250, 218, 166,1);	
}
QLabel
{
font-size:15px;
font-family:&quot;Arial&quot;;
}</string>
   </property>
   <property name="text">
    <string>+1.8V-LAN</string>
   </property>
  </widget>
  <widget class="QLabel" name="label_87">
   <property name="geometry">
    <rect>
     <x>200</x>
     <y>510</y>
     <width>81</width>
     <height>30</height>
    </rect>
   </property>
   <property name="font">
    <font>
     <family>Arial</family>
     <pointsize>-1</pointsize>
    </font>
   </property>
   <property name="styleSheet">
    <string notr="true">#licemana[pltdismode=&quot;indoor&quot;] QLabel
 {
color:green;
}
#licemana[pltdismode=&quot;night&quot;] QLabel
 {
color:rgba(250, 218, 166,1);	
}
QLabel
{
font-size:15px;
font-family:&quot;Arial&quot;;
}</string>
   </property>
   <property name="text">
    <string>pass</string>
   </property>
  </widget>
  <widget class="QLabel" name="label_88">
   <property name="geometry">
    <rect>
     <x>40</x>
     <y>510</y>
     <width>141</width>
     <height>30</height>
    </rect>
   </property>
   <property name="font">
    <font>
     <family>Arial</family>
     <pointsize>-1</pointsize>
    </font>
   </property>
   <property name="styleSheet">
    <string notr="true">#licemana[pltdismode=&quot;indoor&quot;] QLabel
 {
color:rgba(0,0,0,1);	
}
#licemana[pltdismode=&quot;night&quot;] QLabel
 {
color:rgba(250, 218, 166,1);	
}
QLabel
{
font-size:15px;
font-family:&quot;Arial&quot;;
}</string>
   </property>
   <property name="text">
    <string>+1.0V-LAN</string>
   </property>
  </widget>
  <widget class="QLabel" name="label_65">
   <property name="geometry">
    <rect>
     <x>550</x>
     <y>475</y>
     <width>191</width>
     <height>30</height>
    </rect>
   </property>
   <property name="font">
    <font>
     <family>Arial</family>
     <pointsize>-1</pointsize>
    </font>
   </property>
   <property name="styleSheet">
    <string notr="true">#licemana[pltdismode=&quot;indoor&quot;] QLabel
 {
color:rgba(0,0,0,1);	
}
#licemana[pltdismode=&quot;night&quot;] QLabel
 {
color:rgba(250, 218, 166,1);	
}
QLabel
{
font-size:15px;
font-family:&quot;Arial&quot;;
}</string>
   </property>
   <property name="text">
    <string>ADC Range</string>
   </property>
  </widget>
  <widget class="QLabel" name="label_72">
   <property name="geometry">
    <rect>
     <x>750</x>
     <y>475</y>
     <width>151</width>
     <height>30</height>
    </rect>
   </property>
   <property name="font">
    <font>
     <family>Arial</family>
     <pointsize>-1</pointsize>
    </font>
   </property>
   <property name="styleSheet">
    <string notr="true">#licemana[pltdismode=&quot;indoor&quot;] QLabel
 {
color:green;
}
#licemana[pltdismode=&quot;night&quot;] QLabel
 {
color:rgba(250, 218, 166,1);	
}
QLabel
{
font-size:15px;
font-family:&quot;Arial&quot;;
}</string>
   </property>
   <property name="text">
    <string>1</string>
   </property>
  </widget>
  <widget class="QLabel" name="label_78">
   <property name="geometry">
    <rect>
     <x>250</x>
     <y>70</y>
     <width>671</width>
     <height>30</height>
    </rect>
   </property>
   <property name="font">
    <font>
     <family>Arial</family>
     <pointsize>-1</pointsize>
     <weight>75</weight>
     <bold>true</bold>
    </font>
   </property>
   <property name="styleSheet">
    <string notr="true">#licemana[pltdismode=&quot;indoor&quot;] QLabel
 {
color:rgba(0,0,0,1);	
}
#licemana[pltdismode=&quot;night&quot;] QLabel
 {
color:rgba(250, 218, 166,1);	
}
QLabel
{
font-size:15px;
font-family:&quot;Arial&quot;;
font-weight:bold;
}</string>
   </property>
   <property name="text">
    <string>50 deg</string>
   </property>
  </widget>
 </widget>
 <resources/>
 <connections/>
</ui>
